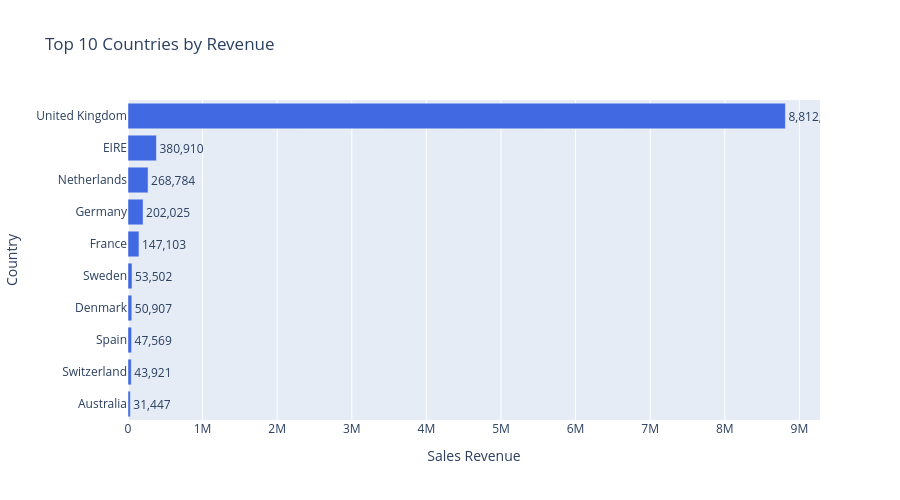

Notebook code cell kept with this figure:
### Markdown cell above
#### 5.3 Top 10 Countries by Revenue

**Objective:** Compare sales revenue across the top 10 countries.

**Chart Type:** Interactive Bar Chart

**Business Value:** Identifies the strongest markets and helps evaluate international sales opportunities.

### Code cell
# Import Plotly Express
import plotly.express as px

# Create an interactive horizontal bar chart
fig = px.bar(
    x=country_sales.values,
    y=country_sales.index,
    orientation="h",
    title="Top 10 Countries by Revenue",
    labels={
        "x": "Sales Revenue",
        "y": "Country"
    },
    text=country_sales.values
)

# Set the same color for all bars
fig.update_traces(
    marker_color="royalblue",
    texttemplate="%{text:,.0f}",
    textposition="outside"
)

# Display all countries clearly
fig.update_layout(
    height=500,
    yaxis={"categoryorder": "total ascending"},
    showlegend=False
)

# Display the interactive chart
fig.show()

### Figure 1 — Plotly figure (JSON) as saved in the notebook; plotly's stock layout.template omitted (floating-point values rounded to 4 significant figures)
{"data": [{"hovertemplate": "Sales Revenue=%{x}<br>Country=%{y}<br>text=%{text}<extra></extra>", "legendgroup": "", "marker": {"color": "royalblue", "pattern": {"shape": ""}}, "name": "", "orientation": "h", "showlegend": false, "text": [8812000.0, 380900.0, 268800.0, 202000.0, 147100.0, 53500.0, 50910.0, 47570.0, 43920.0, 31450.0], "textposition": "outside", "texttemplate": "%{text:,.0f}", "type": "bar", "x": [8812000.0, 380900.0, 268800.0, 202000.0, 147100.0, 53500.0, 50910.0, 47570.0, 43920.0, 31450.0], "xaxis": "x", "y": ["United Kingdom", "EIRE", "Netherlands", "Germany", "France", "Sweden", "Denmark", "Spain", "Switzerland", "Australia"], "yaxis": "y"}], "layout": {"barmode": "relative", "height": 500, "legend": {"tracegroupgap": 0}, "showlegend": false, "title": {"text": "Top 10 Countries by Revenue"}, "xaxis": {"anchor": "y", "domain": [0, 1], "title": {"text": "Sales Revenue"}}, "yaxis": {"anchor": "x", "categoryorder": "total ascending", "domain": [0, 1], "title": {"text": "Country"}}}}
